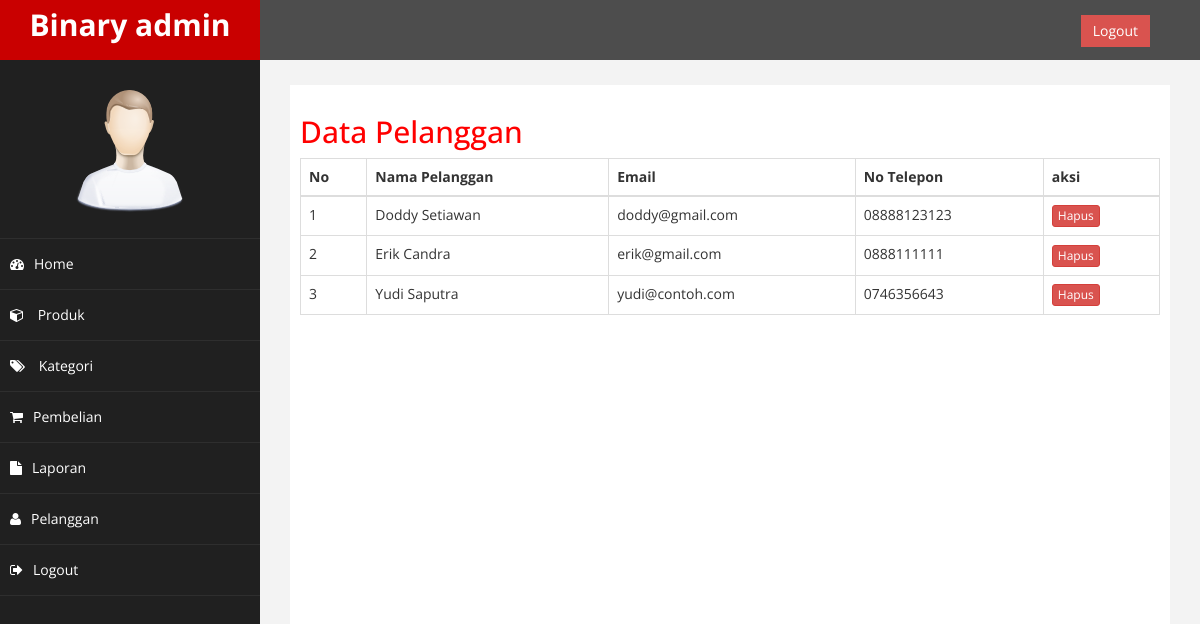
/admin/index.php?halaman=pelanggan (signed in), run on an earlier commit of the app's database.
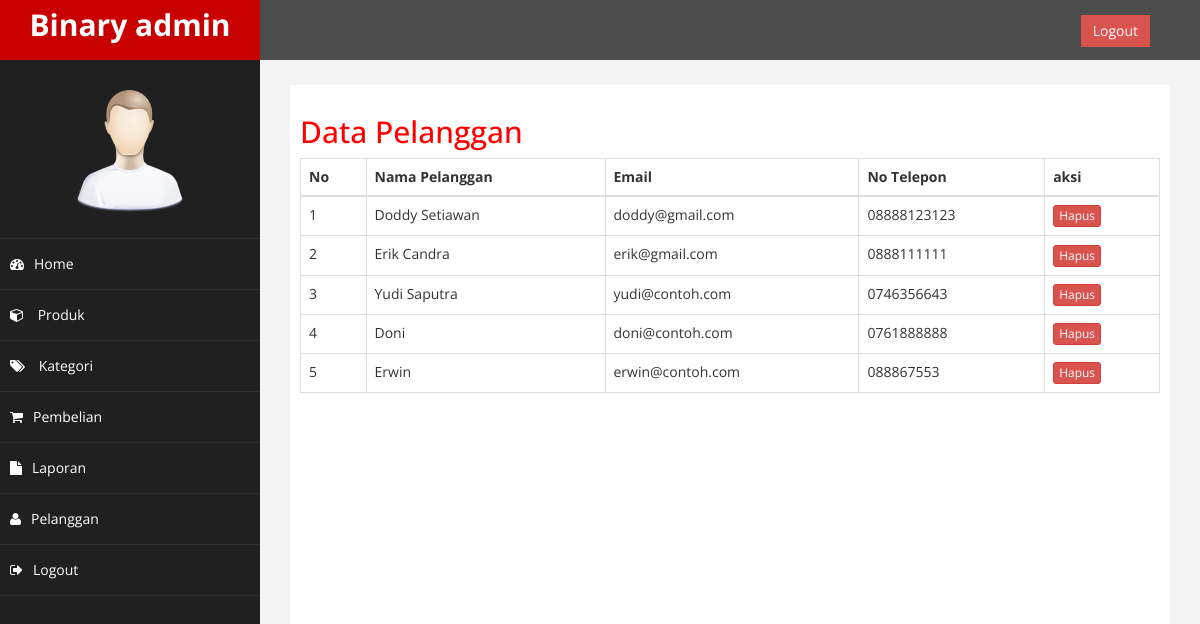
And on a later commit of the database.
### tables this page shows
CREATE TABLE `pelanggan` (
  `id_pelanggan` int(11) NOT NULL,
  `email_pelanggan` varchar(100) NOT NULL,
  `password_pelanggan` varchar(50) NOT NULL,
  `nama_pelanggan` varchar(100) NOT NULL,
  `telepon_pelanggan` varchar(100) NOT NULL,
  `alamat_pelanggan` text NOT NULL
);

### admin/pelanggan.php (the view)
<h2>Data Pelanggan</h2>
<table class="table table-bordered">
	<thead>
		<tr>
		<th>No</th>
		<th>Nama Pelanggan</th>
		<th>Email</th>
		<th>No Telepon</th>
		<th>aksi</th>
		</tr>
	</thead>
	<tbody>
		<?php $no=1; ?>
		<?php $ambil = $koneksi->query("SELECT * FROM pelanggan"); ?>
		<?php while($pecah = $ambil->fetch_assoc()): ?>
		<tr>
			<td><?= $no; ?></td>
			<td><?= $pecah["nama_pelanggan"]; ?></td>
			<td><?= $pecah["email_pelanggan"]; ?></td>
			<td><?= $pecah["telepon_pelanggan"]; ?></td>
			<td>
				<a href="" class="btn btn-danger btn-xs">Hapus</a>
			</td>
		</tr>
		<?php $no++; ?>
		<?php endwhile; ?>
	</tbody>
</table>

What changed in the data, as far as the page shows it:
added pelanggan: nama_pelanggan "Doni", email_pelanggan "doni@contoh.com", telepon_pelanggan "0761888888"
added pelanggan: nama_pelanggan "Erwin", email_pelanggan "erwin@contoh.com", telepon_pelanggan "088867553"
